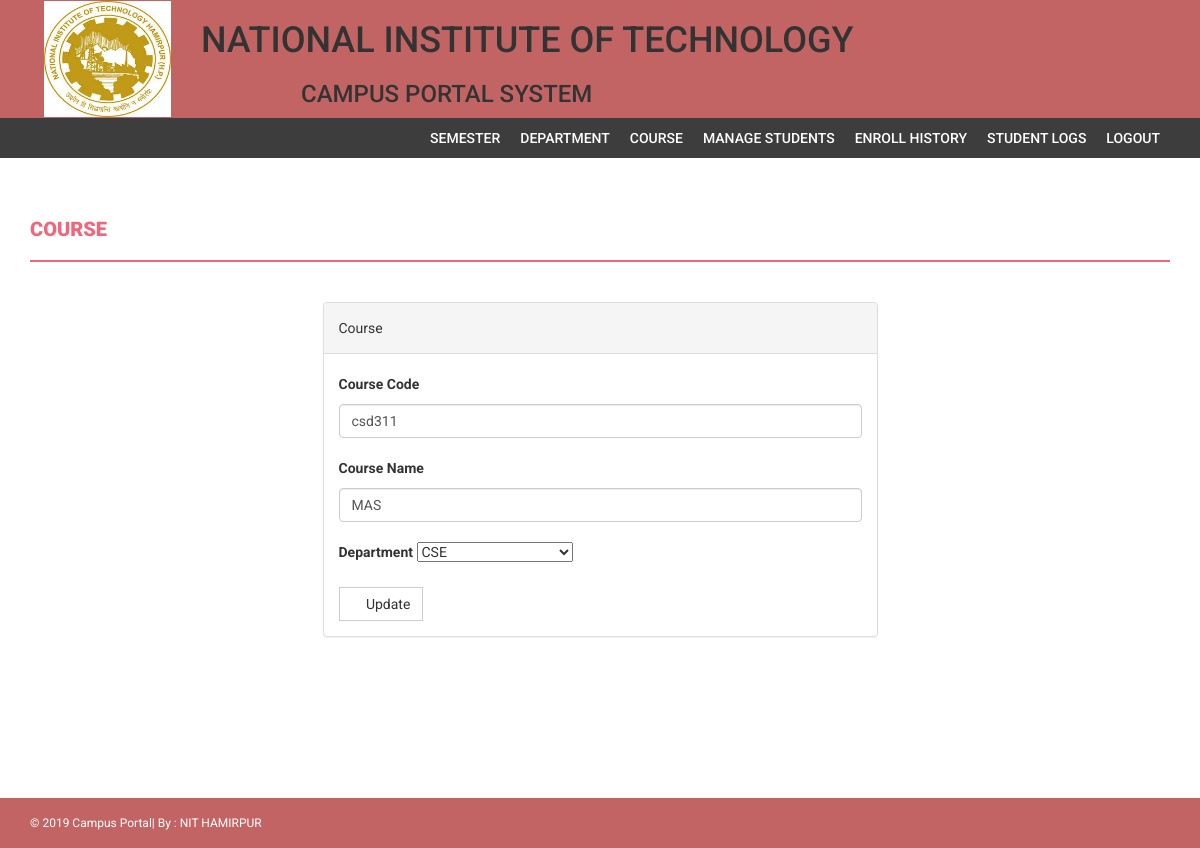
Page /edit-course.php?id=csd311 (signed in) on the committed database.
### tables this page shows
CREATE TABLE `course` (
  `dept_id` varchar(20) NOT NULL,
  `course_id` varchar(20) NOT NULL,
  `course_name` varchar(20) NOT NULL,
  `sem` varchar(20) DEFAULT NULL,
  `teacher` varchar(20) NOT NULL
);

### edit-course.php (the view, shortened to what this page needs)
<?php
include('config.php');
$id=($_GET['id']);
?>
<!Doctype html>
<html>
<head>
<link rel="stylesheet" href="css/cus.css">
<link href="css/bootstrap.css" rel="stylesheet" />
    <link href="css/font-awesome.css" rel="stylesheet" />
    <link href="css/style.css" rel="stylesheet" />
</head>
<body>
<?php include('header.php');?>
<?php if($_SESSION['alogin']!="")
{
 include('menu.php');
}?>
 	<div class="content-wrapper">
        <div class="container">
              <div class="row">
                    <div class="col-md-12">
                        <h1 class="page-head-line">Course  </h1>
                    </div>
                </div>
                <div class="row" >
                  <div class="col-md-3"></div>
                    <div class="col-md-6">
                        <div class="panel panel-default">
                        <div class="panel-heading">
                           Course
                        </div>
                        <div class="panel-body">
                       <form name="dept" method="post">
<?php
$sql=mysqli_query($conn,"select * from course where course_id='$id'");
while($row=mysqli_fetch_array($sql))
{
?>
   <div class="form-group">
    <label for="course_id">Course Code  </label>
    <input type="text" class="form-control" id="course_id" name="course_id" placeholder="Course Code" value="<?php echo htmlentities($row['course_id']);?>" required />
  </div>
 <div class="form-group">
    <label for="course_name">Course Name  </label>
    <input type="text" class="form-control" id="course_name" name="course_name" placeholder="Course Name" value="<?php echo htmlentities($row['course_name']);?>" required />
  </div>
<div class="form-group">
    <label for="department_id">Department  </label>
   <select id="department_id" name="department_id">
	<option  selected><?php echo htmlentities($row['dept_id']);?></option>
 <?php
$sql=mysqli_query($conn,"select * from department");
?>
</select>
</div>
<?php } ?>
 <button type="submit" name="submit" class="btn btn-default"><i class=" fa fa-refresh "></i> Update</button>
</form>
                            </div>
                            </div>
                    </div>
                </div>
            </div>
        </div>
</body>
  <?php include('footer.php');?>
 </html>

### css/style.css (style rules this page uses)
body { font-family: 'Roboto', sans-serif; line-height: 30px; }
.content-wrapper { margin-top: 40px; min-height: 600px; padding-bottom: 60px; }
.page-head-line { font-weight: 900; padding-bottom: 20px; border-bottom: 2px solid #F0677C; text-transform: uppercase; color: #F0677C; font-size: 20px; margin-bottom: 40px; }
.btn { border-radius: 0px; -webkit-border-radius: 0px; -moz-border-radius: 0px; }

### rows in the picture
course: course_id "csd311", course_name "MAS", department_id "CSE"
